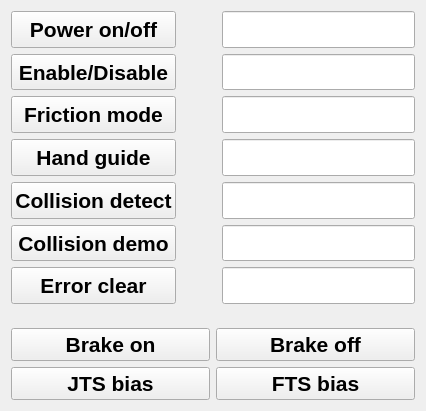
     <widget class="QWidget" name="layoutWidget">
      <property name="geometry">
       <rect>
        <x>11</x>
        <y>11</y>
        <width>421</width>
        <height>411</height>
       </rect>
      </property>
      <layout class="QVBoxLayout" name="verticalLayout_13">
       <item>
        <layout class="QGridLayout" name="gridLayout_9">
         <item row="1" column="0">
          <widget class="QPushButton" name="pushButton_enable_disable">
           <property name="sizePolicy">
            <sizepolicy hsizetype="Expanding" vsizetype="Expanding">
             <horstretch>0</horstretch>
             <verstretch>0</verstretch>
            </sizepolicy>
           </property>
           <property name="font">
            <font>
             <family>Ubuntu</family>
             <pointsize>16</pointsize>
             <weight>75</weight>
             <bold>true</bold>
            </font>
           </property>
           <property name="text">
            <string>Enable/Disable</string>
           </property>
          </widget>
         </item>
         <item row="4" column="0">
          <widget class="QPushButton" name="pushButton_collision_detect">
           <property name="sizePolicy">
            <sizepolicy hsizetype="Expanding" vsizetype="Expanding">
             <horstretch>0</horstretch>
             <verstretch>0</verstretch>
            </sizepolicy>
           </property>
           <property name="font">
            <font>
             <family>Ubuntu</family>
             <pointsize>16</pointsize>
             <weight>75</weight>
             <bold>true</bold>
            </font>
           </property>
           <property name="text">
            <string>Collision detect</string>
           </property>
          </widget>
         </item>
         <item row="1" column="1">
          <spacer name="horizontalSpacer">
           <property name="font">
            <font>
             <family>Ubuntu</family>
             <pointsize>11</pointsize>
            </font>
           </property>
           <property name="orientation">
            <enum>Qt::Horizontal</enum>
           </property>
           <property name="sizeType">
            <enum>QSizePolicy::Fixed</enum>
           </property>
           <property name="sizeHint" stdset="0">
            <size>
             <width>40</width>
             <height>20</height>
            </size>
           </property>
          </spacer>
         </item>
         <item row="5" column="0">
          <widget class="QPushButton" name="pushButton_collision_demo_mode">
           <property name="sizePolicy">
            <sizepolicy hsizetype="Expanding" vsizetype="Expanding">
             <horstretch>0</horstretch>
             <verstretch>0</verstretch>
            </sizepolicy>
           </property>
           <property name="font">
            <font>
             <family>Ubuntu</family>
             <pointsize>16</pointsize>
             <weight>75</weight>
             <bold>true</bold>
            </font>
           </property>
           <property name="text">
            <string>Collision demo</string>
           </property>
          </widget>
         </item>
         <item row="5" column="2">
          <widget class="QLineEdit" name="lineEdit_status_collision_demo_mode">
           <property name="enabled">
            <bool>true</bool>
           </property>
           <property name="sizePolicy">
            <sizepolicy hsizetype="Minimum" vsizetype="Expanding">
             <horstretch>0</horstretch>
             <verstretch>0</verstretch>
            </sizepolicy>
           </property>
           <property name="font">
            <font>
             <family>Ubuntu</family>
             <pointsize>16</pointsize>
            </font>
           </property>
           <property name="alignment">
            <set>Qt::AlignCenter</set>
           </property>
           <property name="dragEnabled">
            <bool>false</bool>
           </property>
           <property name="readOnly">
            <bool>true</bool>
           </property>
          </widget>
         </item>
         <item row="1" column="2">
          <widget class="QLineEdit" name="lineEdit_status_enable">
           <property name="enabled">
            <bool>true</bool>
           </property>
           <property name="sizePolicy">
            <sizepolicy hsizetype="Minimum" vsizetype="Expanding">
             <horstretch>0</horstretch>
             <verstretch>0</verstretch>
            </sizepolicy>
           </property>
           <property name="font">
            <font>
             <family>Ubuntu</family>
             <pointsize>16</pointsize>
            </font>
           </property>
           <property name="alignment">
            <set>Qt::AlignCenter</set>
           </property>
           <property name="dragEnabled">
            <bool>false</bool>
           </property>
           <property name="readOnly">
            <bool>true</bool>
           </property>
          </widget>
         </item>
         <item row="6" column="0">
          <widget class="QPushButton" name="pushButton_error_clear">
           <property name="sizePolicy">
            <sizepolicy hsizetype="Expanding" vsizetype="Expanding">
             <horstretch>0</horstretch>
             <verstretch>0</verstretch>
            </sizepolicy>
           </property>
           <property name="font">
            <font>
             <family>Ubuntu</family>
             <pointsize>16</pointsize>
             <weight>75</weight>
             <bold>true</bold>
            </font>
           </property>
           <property name="text">
            <string>Error clear</string>
           </property>
          </widget>
         </item>
         <item row="2" column="0">
          <widget class="QPushButton" name="pushButton_friction_model">
           <property name="sizePolicy">
            <sizepolicy hsizetype="Expanding" vsizetype="Expanding">
             <horstretch>0</horstretch>
             <verstretch>0</verstretch>
            </sizepolicy>
           </property>
           <property name="font">
            <font>
             <family>Ubuntu</family>
             <pointsize>16</pointsize>
             <weight>75</weight>
             <bold>true</bold>
            </font>
           </property>
           <property name="text">
            <string>Friction mode</string>
           </property>
          </widget>
         </item>
         <item row="2" column="2">
          <widget class="QLineEdit" name="lineEdit_status_friction_model">
           <property name="enabled">
            <bool>true</bool>
           </property>
           <property name="sizePolicy">
            <sizepolicy hsizetype="Minimum" vsizetype="Expanding">
             <horstretch>0</horstretch>
             <verstretch>0</verstretch>
            </sizepolicy>
           </property>
           <property name="font">
            <font>
             <family>Ubuntu</family>
             <pointsize>16</pointsize>
            </font>
           </property>
           <property name="alignment">
            <set>Qt::AlignCenter</set>
           </property>
           <property name="dragEnabled">
            <bool>false</bool>
           </property>
           <property name="readOnly">
            <bool>true</bool>
           </property>
          </widget>
         </item>
         <item row="4" column="2">
          <widget class="QLineEdit" name="lineEdit_status_collision_detect">
           <property name="enabled">
            <bool>true</bool>
           </property>
           <property name="sizePolicy">
            <sizepolicy hsizetype="Minimum" vsizetype="Expanding">
             <horstretch>0</horstretch>
             <verstretch>0</verstretch>
            </sizepolicy>
           </property>
           <property name="font">
            <font>
             <family>Ubuntu</family>
             <pointsize>16</pointsize>
            </font>
           </property>
           <property name="alignment">
            <set>Qt::AlignCenter</set>
           </property>
           <property name="dragEnabled">
            <bool>false</bool>
           </property>
           <property name="readOnly">
            <bool>true</bool>
           </property>
          </widget>
         </item>
         <item row="6" column="2">
          <widget class="QLineEdit" name="lineEdit_status_error">
           <property name="enabled">
            <bool>true</bool>
           </property>
           <property name="sizePolicy">
            <sizepolicy hsizetype="Minimum" vsizetype="Expanding">
             <horstretch>0</horstretch>
             <verstretch>0</verstretch>
            </sizepolicy>
           </property>
           <property name="font">
            <font>
             <family>Ubuntu</family>
             <pointsize>16</pointsize>
            </font>
           </property>
           <property name="alignment">
            <set>Qt::AlignCenter</set>
           </property>
           <property name="dragEnabled">
            <bool>false</bool>
           </property>
           <property name="readOnly">
            <bool>true</bool>
           </property>
          </widget>
         </item>
         <item row="3" column="2">
          <widget class="QLineEdit" name="lineEdit_status_hand_guide">
           <property name="enabled">
            <bool>true</bool>
           </property>
           <property name="sizePolicy">
            <sizepolicy hsizetype="Minimum" vsizetype="Expanding">
             <horstretch>0</horstretch>
             <verstretch>0</verstretch>
            </sizepolicy>
           </property>
           <property name="font">
            <font>
             <family>Ubuntu</family>
             <pointsize>16</pointsize>
            </font>
           </property>
           <property name="alignment">
            <set>Qt::AlignCenter</set>
           </property>
           <property name="dragEnabled">
            <bool>false</bool>
           </property>
           <property name="readOnly">
            <bool>true</bool>
           </property>
          </widget>
         </item>
         <item row="3" column="0">
          <widget class="QPushButton" name="pushButton_hand_guide">
           <property name="sizePolicy">
            <sizepolicy hsizetype="Expanding" vsizetype="Expanding">
             <horstretch>0</horstretch>
             <verstretch>0</verstretch>
            </sizepolicy>
           </property>
           <property name="font">
            <font>
             <family>Ubuntu</family>
             <pointsize>16</pointsize>
             <weight>75</weight>
             <bold>true</bold>
            </font>
           </property>
           <property name="text">
            <string>Hand guide</string>
           </property>
          </widget>
         </item>
         <item row="0" column="0">
          <widget class="QPushButton" name="pushButton_power_on_off">
           <property name="sizePolicy">
            <sizepolicy hsizetype="Expanding" vsizetype="Expanding">
             <horstretch>0</horstretch>
             <verstretch>0</verstretch>
            </sizepolicy>
           </property>
           <property name="font">
            <font>
             <family>Ubuntu</family>
             <pointsize>16</pointsize>
             <weight>75</weight>
             <bold>true</bold>
            </font>
           </property>
           <property name="text">
            <string>Power on/off</string>
           </property>
          </widget>
         </item>
         <item row="0" column="2">
          <widget class="QLineEdit" name="lineEdit_status_power_state">
           <property name="enabled">
            <bool>true</bool>
           </property>
           <property name="sizePolicy">
            <sizepolicy hsizetype="Minimum" vsizetype="Expanding">
             <horstretch>0</horstretch>
             <verstretch>0</verstretch>
            </sizepolicy>
           </property>
           <property name="font">
            <font>
             <family>Ubuntu</family>
             <pointsize>16</pointsize>
            </font>
           </property>
           <property name="alignment">
            <set>Qt::AlignCenter</set>
           </property>
           <property name="dragEnabled">
            <bool>false</bool>
           </property>
           <property name="readOnly">
            <bool>true</bool>
           </property>
          </widget>
         </item>
        </layout>
       </item>
       <item>
        <spacer name="verticalSpacer_2">
         <property name="font">
          <font>
           <family>Ubuntu</family>
           <pointsize>11</pointsize>
          </font>
         </property>
         <property name="orientation">
          <enum>Qt::Vertical</enum>
         </property>
         <property name="sizeType">
          <enum>QSizePolicy::Fixed</enum>
         </property>
         <property name="sizeHint" stdset="0">
          <size>
           <width>20</width>
           <height>18</height>
          </size>
         </property>
        </spacer>
       </item>
       <item>
        <layout class="QGridLayout" name="gridLayout_3">
         <item row="0" column="0">
          <widget class="QPushButton" name="pushButton_brake_on">
           <property name="sizePolicy">
            <sizepolicy hsizetype="Expanding" vsizetype="Fixed">
             <horstretch>0</horstretch>
             <verstretch>0</verstretch>
            </sizepolicy>
           </property>
           <property name="font">
            <font>
             <family>Ubuntu</family>
             <pointsize>16</pointsize>
             <weight>75</weight>
             <bold>true</bold>
            </font>
           </property>
           <property name="text">
            <string>Brake on</string>
           </property>
          </widget>
         </item>
         <item row="0" column="1">
          <widget class="QPushButton" name="pushButton_brake_off">
           <property name="sizePolicy">
            <sizepolicy hsizetype="Expanding" vsizetype="Fixed">
             <horstretch>0</horstretch>
             <verstretch>0</verstretch>
            </sizepolicy>
           </property>
           <property name="font">
            <font>
             <family>Ubuntu</family>
             <pointsize>16</pointsize>
             <weight>75</weight>
             <bold>true</bold>
            </font>
           </property>
           <property name="text">
            <string>Brake off</string>
           </property>
          </widget>
         </item>
         <item row="1" column="0">
          <widget class="QPushButton" name="pushButton_jts_bias">
           <property name="sizePolicy">
            <sizepolicy hsizetype="Expanding" vsizetype="Fixed">
             <horstretch>0</horstretch>
             <verstretch>0</verstretch>
            </sizepolicy>
           </property>
           <property name="font">
            <font>
             <family>Ubuntu</family>
             <pointsize>16</pointsize>
             <weight>75</weight>
             <bold>true</bold>
            </font>
           </property>
           <property name="text">
            <string>JTS bias</string>
           </property>
          </widget>
         </item>
         <item row="1" column="1">
          <widget class="QPushButton" name="pushButton_fts_bias">
           <property name="sizePolicy">
            <sizepolicy hsizetype="Expanding" vsizetype="Fixed">
             <horstretch>0</horstretch>
             <verstretch>0</verstretch>
            </sizepolicy>
           </property>
           <property name="font">
            <font>
             <family>Ubuntu</family>
             <pointsize>16</pointsize>
             <weight>75</weight>
             <bold>true</bold>
            </font>
           </property>
           <property name="text">
            <string>FTS bias</string>
           </property>
          </widget>
         </item>
        </layout>
       </item>
      </layout>
     </widget>
